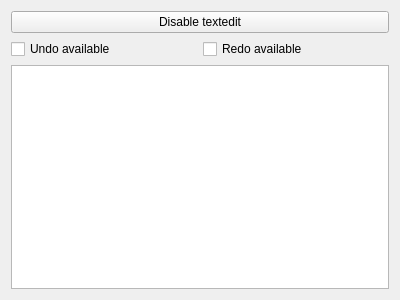
<?xml version="1.0" encoding="UTF-8"?>
<ui version="4.0">
 <class>Form</class>
 <widget class="QWidget" name="Form">
  <property name="geometry">
   <rect>
    <x>0</x>
    <y>0</y>
    <width>400</width>
    <height>300</height>
   </rect>
  </property>
  <property name="windowTitle">
   <string>load_ui example</string>
  </property>
  <layout class="QGridLayout" name="gridLayout">
   <item row="0" column="0" colspan="2">
    <widget class="QPushButton" name="btnEnable">
     <property name="text">
      <string>Disable textedit</string>
     </property>
     <property name="checkable">
      <bool>true</bool>
     </property>
    </widget>
   </item>
   <item row="2" column="0" colspan="2">
    <widget class="QTextEdit" name="textEdit"/>
   </item>
   <item row="1" column="0">
    <widget class="QCheckBox" name="btnUndo">
     <property name="text">
      <string>Undo available</string>
     </property>
    </widget>
   </item>
   <item row="1" column="1">
    <widget class="QCheckBox" name="btnRedo">
     <property name="text">
      <string>Redo available</string>
     </property>
    </widget>
   </item>
  </layout>
 </widget>
 <resources/>
 <connections>
  <connection>
   <sender>btnEnable</sender>
   <signal>toggled(bool)</signal>
   <receiver>textEdit</receiver>
   <slot>setDisabled(bool)</slot>
   <hints>
    <hint type="sourcelabel">
     <x>199</x>
     <y>23</y>
    </hint>
    <hint type="destinationlabel">
     <x>199</x>
     <y>166</y>
    </hint>
   </hints>
  </connection>
  <connection>
   <sender>textEdit</sender>
   <signal>undoAvailable(bool)</signal>
   <receiver>btnUndo</receiver>
   <slot>setChecked(bool)</slot>
   <hints>
    <hint type="sourcelabel">
     <x>199</x>
     <y>178</y>
    </hint>
    <hint type="destinationlabel">
     <x>106</x>
     <y>52</y>
    </hint>
   </hints>
  </connection>
  <connection>
   <sender>textEdit</sender>
   <signal>redoAvailable(bool)</signal>
   <receiver>btnRedo</receiver>
   <slot>setChecked(bool)</slot>
   <hints>
    <hint type="sourcelabel">
     <x>199</x>
     <y>178</y>
    </hint>
    <hint type="destinationlabel">
     <x>300</x>
     <y>52</y>
    </hint>
   </hints>
  </connection>
 </connections>
</ui>
